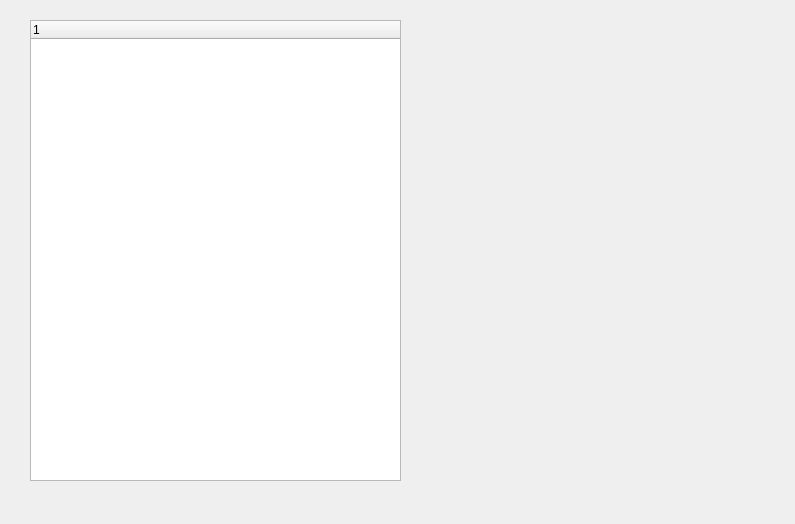
<?xml version="1.0" encoding="UTF-8"?>
<ui version="4.0">
 <class>GenerateStatusTree</class>
 <widget class="QWidget" name="GenerateStatusTree">
  <property name="geometry">
   <rect>
    <x>0</x>
    <y>0</y>
    <width>795</width>
    <height>524</height>
   </rect>
  </property>
  <property name="windowTitle">
   <string>Form</string>
  </property>
  <widget class="QTreeWidget" name="treeWidget_Status">
   <property name="geometry">
    <rect>
     <x>30</x>
     <y>20</y>
     <width>371</width>
     <height>461</height>
    </rect>
   </property>
   <property name="layoutDirection">
    <enum>Qt::LeftToRight</enum>
   </property>
  </widget>
 </widget>
 <resources/>
 <connections/>
</ui>
